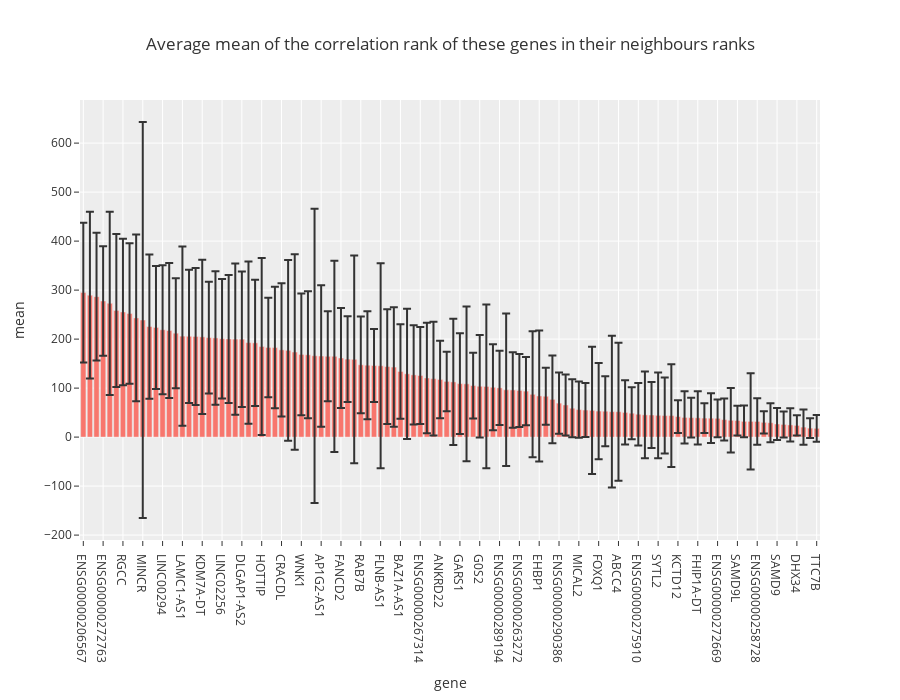

Source (notebook cell):
### Code cell
rank_stats = compute_rank_ctrl(idx=3, ctrl_exps=ctrls, figures_path=figures_path)

metric = "mean"
rank_stats.sort_values(by=metric, ascending=False, inplace=True)
rank_stats["max_b"] = sel_com_genes["max_b"].astype(str)
fig = px.bar(
    rank_stats.reset_index(),
    x="gene",
    y=metric,
    error_y="std",
    hover_data="gene",
    title=f"Average {metric} of the correlation rank of these genes in their neighbours ranks",
)
fig.update_layout(height=700)

### Figure 1 — Plotly figure (JSON) as saved in the notebook; plotly's stock layout.template omitted (floating-point values rounded to 4 significant figures)
{"data": [{"alignmentgroup": "True", "error_y": {"array": [142.5, 170.3, 130.3, 111.9, 186.8, 156.1, 149.4, 143.4, 170.2, 404.1, 147.2, 125.4, 131.8, 137.9, 112.2, 182.8, 136.0, 139.7, 157.4, 114.2, 136.2, 122.0, 130.4, 154.3, 138.3, 165.8, 129.0, 180.5, 101.4, 124.0, 136.2, 184.5, 199.7, 124.2, 129.6, 300.3, 144.5, 91.83, 195.1, 102.2, 87.53, 212.1, 98.74, 110.2, 74.44, 209.0, 117.2, 122.0, 96.58, 133.1, 101.3, 98.99, 112.8, 116.0, 79.13, 60.65, 128.8, 103.1, 158.1, 67.05, 104.6, 167.1, 87.59, 75.87, 155.6, 77.14, 74.32, 69.82, 128.7, 133.7, 57.99, 89.55, 62.69, 62.05, 58.98, 57.31, 54.99, 129.6, 98.09, 71.39, 154.9, 141.0, 65.64, 52.99, 63.88, 88.55, 67.53, 87.54, 77.52, 105.0, 33.32, 53.38, 40.47, 54.41, 30.51, 50.82, 38.63, 42.81, 65.78, 30.41, 32.23, 98.27, 47.39, 22.83, 39.72, 32.63, 26.5, 34.04, 20.6, 36.12, 20.12, 27.29]}, "hovertemplate": "gene=%{x}<br>mean=%{y}<extra></extra>", "legendgroup": "", "marker": {"color": "#F8766D", "pattern": {"shape": ""}}, "name": "", "offsetgroup": "", "orientation": "v", "showlegend": false, "textposition": "auto", "type": "bar", "x": ["ENSG00000206567", "ENSG00000284606", "CGAS", "ENSG00000272763", "ENSG00000271032", "ENSG00000268279", "RGCC", "H2BC21", "NIBAN1", "MINCR", "ENSG00000272072", "SIPA1L1-AS1", "LINC00294", "ENSG00000278493", "LSP1P5", "LAMC1-AS1", "PPP1R14B", "ENSG00000262979", "KDM7A-DT", "NAA80", "MYH9", "LINC02256", "ENSG00000284969", "EFCAB2", "DLGAP1-AS2", "ENSG00000267001", "TMEM205", "HOTTIP", "BAALC-AS1", "HOXA-AS3", "CRACDL", "TNS1", "ZNF608", "WNK1", "ENSG00000205890", "FAM83G", "AP1G2-AS1", "S100A3", "PHETA2", "FANCD2", "ENSG00000285103", "MYOM3", "RAB7B", "ZNF528-AS1", "EXOSC3", "FLNB-AS1", "ARHGEF35-AS1", "LINC02635", "BAZ1A-AS1", "BRIP1", "ENSG00000267980", "ENSG00000267314", "LINC02363", "ENSG00000267274", "ANKRD22", "RTTN", "ZKSCAN7-AS1", "GARS1", "C3", "SOCS2", "G0S2", "PIK3C2B", "MVK", "ENSG00000289194", "H4C15", "ENSG00000286288", "ENSG00000263272", "MYO15B", "PCDH1", "EHBP1", "CAVIN1", "LINC02175", "ENSG00000290386", "NEAT1", "ENSG00000274213", "MICAL2", "STX17-DT", "DOCK8", "FOXQ1", "SGO2", "ZNF335", "ABCC4", "PDE4A", "GARIN1A", "ENSG00000275910", "UHRF1BP1", "SMC2", "SYTL2", "NFAT5", "ESYT1", "KCTD12", "SUV39H1", "ITGB4", "FHIP1A-DT", "CALD1", "ENSG00000290957", "ENSG00000272669", "EOLA2-DT", "ENSG00000263325", "SAMD9L", "UNC13B", "STAT1", "ENSG00000258728", "MYO10", "ENSG00000268218", "SAMD9", "LAMB1", "LTBP4", "DHX34", "PTPRK", "NAV1", "TTC7B"], "xaxis": "x", "y": [295.0, 289.7, 286.7, 277.8, 273.0, 258.5, 255.4, 252.3, 243.2, 239, 225.6, 223.8, 219.1, 217.5, 212.1, 206.1, 205.7, 205.3, 204.6, 202.9, 202.4, 200.8, 200.3, 200.0, 199.8, 192.8, 192.4, 184.9, 182.9, 182.7, 178.1, 177.0, 173.6, 168.7, 167.9, 166, 165.5, 164.9, 164.9, 161.4, 159.1, 158.7, 147.5, 146.7, 146.1, 145.5, 143.9, 142.9, 133.9, 129.1, 127.0, 125.7, 120.6, 119.3, 117.6, 113.7, 112.6, 109.1, 108.7, 105.1, 103.8, 103.4, 101.7, 100.5, 96.45, 96.14, 95.15, 93.87, 87.33, 84, 83.32, 77.03, 69.33, 65.54, 58.93, 56.14, 55.23, 54.57, 53.14, 52.81, 51.82, 51.79, 50.34, 48.74, 46.64, 45.36, 45.09, 44.4, 43.9, 43.89, 41.91, 40.12, 39.66, 39.31, 38.78, 38.59, 38.29, 35.72, 34.25, 33.82, 32.14, 32.07, 31.96, 30.09, 29.33, 26.74, 25.89, 24.84, 23.82, 20.38, 18.29, 17.85], "yaxis": "y"}], "layout": {"barmode": "relative", "height": 700, "legend": {"tracegroupgap": 0}, "title": {"text": "Average mean of the correlation rank of these genes in their neighbours ranks"}, "xaxis": {"anchor": "y", "domain": [0, 1], "title": {"text": "gene"}}, "yaxis": {"anchor": "x", "domain": [0, 1], "title": {"text": "mean"}}}}
